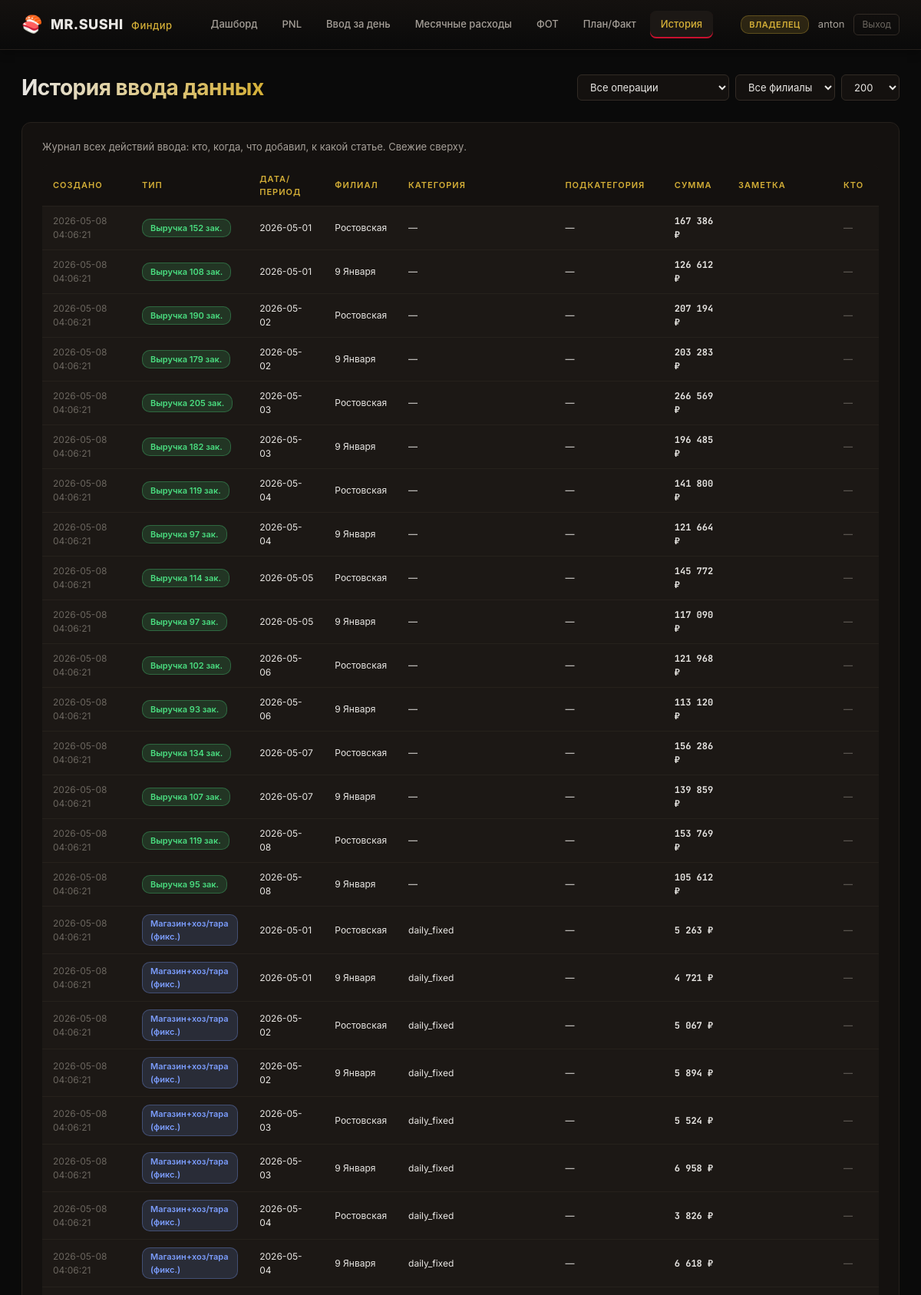
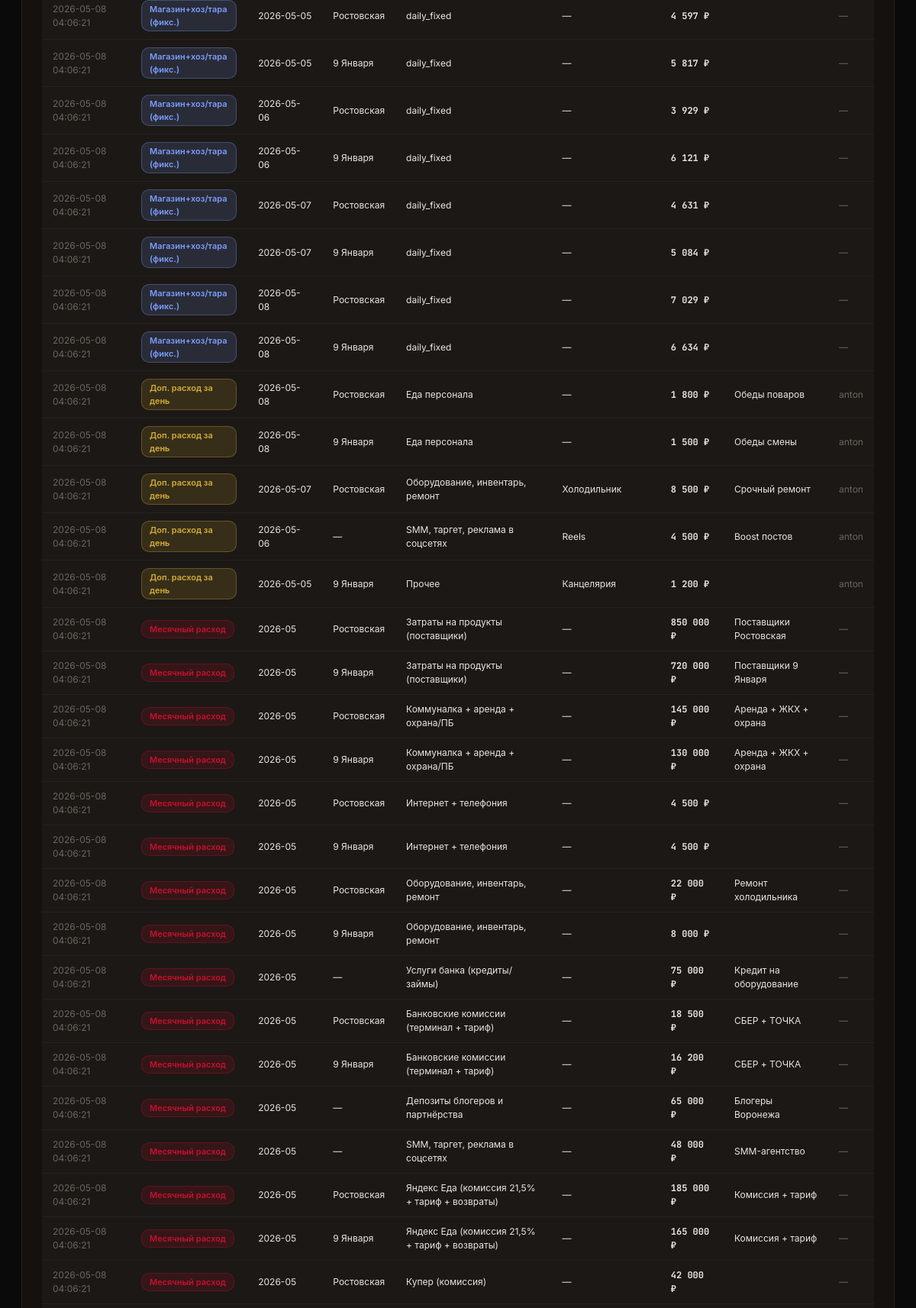
Screenshot of /history (signed in, upper part) with the database file from the repository (2 pictures, top to bottom).
### tables this page shows
CREATE TABLE users (
    id INTEGER PRIMARY KEY AUTOINCREMENT,
    username TEXT UNIQUE NOT NULL,
    pw_hash TEXT NOT NULL,
    role TEXT NOT NULL CHECK(role IN ('owner','manager')),
    branch_id INTEGER REFERENCES branches(id),
    tg_user_id INTEGER UNIQUE,
    created_at TEXT DEFAULT (datetime('now'))
);

CREATE TABLE daily_revenue (
    id INTEGER PRIMARY KEY AUTOINCREMENT,
    date TEXT NOT NULL,
    branch_id INTEGER NOT NULL REFERENCES branches(id),
    revenue_delivery REAL DEFAULT 0,
    revenue_pickup REAL DEFAULT 0,
    orders_delivery INTEGER DEFAULT 0,
    orders_pickup INTEGER DEFAULT 0,
    created_by INTEGER REFERENCES users(id),
    created_at TEXT DEFAULT (datetime('now')),
    UNIQUE(date, branch_id)
);

CREATE TABLE branches (
    id INTEGER PRIMARY KEY,
    name TEXT NOT NULL UNIQUE,
    slug TEXT NOT NULL UNIQUE
);

### main.py (the view)
@app.get("/history", response_class=HTMLResponse)
async def history_page(request: Request, kind: str | None = None,
                        branch_id: str | None = None, limit: int = 200):
    user = _require_session(request)
    if not user:
        return auth.redirect_login()
    bid = int(branch_id) if branch_id and branch_id != "all" else None
    events = db.audit_log(limit=limit, kind=kind or None, branch_id=bid)
    return templates.TemplateResponse(
        request=request, name="history.html",
        context=_ctx(request, user, events=events, kind=kind or "",
                     branch_id=bid, limit=limit),
    )

### templates/history.html (shortened to what this page needs)
{% extends "base.html" %}
{% block content %}
<div class="page-header">
    <h1>История ввода данных</h1>
    <form method="GET" action="/history" class="filters">
        <select name="kind" onchange="this.form.submit()">
            <option value="" {% if not kind %}selected{% endif %}>Все операции</option>
        </select>
        <select name="branch_id" onchange="this.form.submit()">
            <option value="all" {% if branch_id is none %}selected{% endif %}>Все филиалы</option>
        </select>
        <select name="limit" onchange="this.form.submit()">
            <option value="200" {% if limit == 200 %}selected{% endif %}>200</option>
        </select>
    </form>
</div>
<div class="section">
    <p class="hint">Журнал всех действий ввода: кто, когда, что добавил, к какой статье. Свежие сверху.</p>
    <table class="data-table history-table">
        <thead>
            <tr>
                <th>Создано</th>
                <th>Тип</th>
                <th>Дата/период</th>
                <th>Филиал</th>
                <th>Категория</th>
                <th>Подкатегория</th>
                <th>Сумма</th>
                <th>Заметка</th>
                <th>Кто</th>
            </tr>
        </thead>
        <tbody>
            {% for e in events %}
            <tr class="ev-{{ e.kind }}">
                <td><span class="muted">{{ e.created_at }}</span></td>
                <td><span class="kind-pill kind-{{ e.kind }}">{{ e.detail }}</span></td>
                <td>{{ e.event_date }}</td>
                <td>{{ e.branch_name or '—' }}</td>
                <td>{% if e.category %}{{ COST_CATEGORIES.get(e.category, EMPLOYEE_CATEGORIES.get(e.category, e.category)) }}{% else %}—{% endif %}</td>
                <td>{{ e.subcategory or '—' }}</td>
                <td><b>{{ "{:,.0f}".format(e.amount).replace(",", " ") }} ₽</b></td>
                <td>{{ e.note or '' }}</td>
                <td><span class="muted">{{ e.created_by_name or '—' }}</span></td>
            </tr>
            {% else %}
            <tr><td colspan="9" class="empty">Нет записей по выбранному фильтру</td></tr>
            {% endfor %}
        </tbody>
    </table>
</div>
{% endblock %}

### templates/base.html (shortened to what this page needs)
<!DOCTYPE html>
<html lang="ru">
<head>
    <link rel="stylesheet" href="/static/theme.css">
</head>
<body>
{% if user %}
<header class="topbar">
    <div class="brand">
        <span class="logo">🍣</span>
        <span class="brand-text">MR.SUSHI <em>Финдир</em></span>
    </div>
    <nav class="nav">
        <a href="/" class="{% if request.url.path == '/' %}active{% endif %}">Дашборд</a>
        <a href="/pnl" class="{% if request.url.path == '/pnl' %}active{% endif %}">PNL</a>
        <a href="/input/daily" class="{% if request.url.path.startswith('/input/daily') %}active{% endif %}">Ввод за день</a>
        {% if is_owner %}
        <a href="/input/monthly" class="{% if request.url.path.startswith('/input/monthly') %}active{% endif %}">Месячные расходы</a>
        <a href="/employees" class="{% if request.url.path.startswith('/employees') %}active{% endif %}">ФОТ</a>
        <a href="/plan-fact" class="{% if request.url.path.startswith('/plan-fact') %}active{% endif %}">План/Факт</a>
        {% endif %}
        <a href="/history" class="{% if request.url.path.startswith('/history') %}active{% endif %}">История</a>
    </nav>
    <div class="user-block">
        <span class="user-role role-{{ user.role }}">{{ "Владелец" if is_owner else "Управляющий" }}</span>
        <span class="user-name">{{ user.username }}</span>
        <a href="/logout" class="logout">Выход</a>
    </div>
</header>
{% endif %}
<main class="main">
    {% block content %}{% endblock %}
</main>
</body>
</html>

### static/theme.css (style rules this page uses)
:root { --bg: #0a0a0a; --bg-2: #14110f; --bg-3: #1c1815; --line: #26211c; --line-2: #322b25; --text: #e8e6e3; --text-dim: #a59f98; --text-muted: #6b665f; --crimson: #c8102e; --crimson-2: #8a1326; --gold: #d4af37; --gold-2: #a37c1c; --green: #4ade80; --red: #f87171; }
* { box-sizing: border-box; }
html, body { margin: 0; padding: 0; background: var(--bg); color: var(--text); font-family: 'Inter', -apple-system, BlinkMacSystemFont, sans-serif; font-size: 14px; line-height: 1.5; }
a { color: var(--gold); text-decoration: none; }
.topbar { display: flex; align-items: center; justify-content: space-between; padding: 14px 28px; background: linear-gradient(180deg, #14110f 0%, #0a0a0a 100%); border-bottom: 1px solid var(--line); box-shadow: 0 2px 12px rgba(0,0,0,0.4); position: sticky; top: 0; z-index: 100; }
.brand { display: flex; align-items: center; gap: 10px; font-weight: 800; font-size: 18px; letter-spacing: 0.5px; }
.logo { font-size: 22px; }
.brand-text { color: var(--text); }
.brand-text em { color: var(--gold); font-style: normal; font-weight: 500; font-size: 13px; margin-left: 6px; }
.nav { display: flex; gap: 4px; }
.nav a { color: var(--text-dim); padding: 8px 14px; border-radius: 8px; font-weight: 500; transition: all 0.15s; font-size: 13px; }
.nav a.active { background: var(--bg-3); color: var(--gold); box-shadow: inset 0 -2px 0 var(--crimson); }
.user-block { display: flex; align-items: center; gap: 12px; font-size: 13px; }
.user-role { padding: 3px 10px; border-radius: 10px; font-size: 11px; font-weight: 600; text-transform: uppercase; letter-spacing: 0.5px; }
.role-owner { background: rgba(212,175,55,0.15); color: var(--gold); border: 1px solid rgba(212,175,55,0.3); }
.user-name { color: var(--text-dim); }
.logout { color: var(--text-muted); font-size: 12px; padding: 4px 10px; border-radius: 6px; border: 1px solid var(--line-2); }
.main { max-width: 1400px; margin: 0 auto; padding: 28px; }
.page-header { display: flex; justify-content: space-between; align-items: center; margin-bottom: 24px; gap: 16px; flex-wrap: wrap; }
.page-header h1 { margin: 0; font-size: 28px; font-weight: 700; letter-spacing: -0.5px; background: linear-gradient(90deg, var(--text), var(--gold)); -webkit-background-clip: text; -webkit-text-fill-color: transparent; background-clip: text; }
.filters { display: flex; gap: 8px; }
.filters input, .filters select { background: var(--bg-2); border: 1px solid var(--line-2); color: var(--text); padding: 7px 12px; border-radius: 6px; font-size: 13px; font-family: inherit; }
.section { background: var(--bg-2); border: 1px solid var(--line); border-radius: 12px; padding: 22px 26px; margin-bottom: 22px; }
.data-table { width: 100%; border-collapse: collapse; background: var(--bg-3); border-radius: 8px; overflow: hidden; font-size: 13px; }
.data-table th, .data-table td { padding: 10px 14px; text-align: left; border-bottom: 1px solid var(--line); }
.data-table thead th { background: var(--bg-2); color: var(--gold); font-weight: 600; font-size: 11px; text-transform: uppercase; letter-spacing: 1px; }
.data-table b { font-family: 'JetBrains Mono', monospace; }
.history-table { font-size: 12px; }
.history-table .muted { color: var(--text-muted); }
.kind-pill { display: inline-block; padding: 3px 10px; border-radius: 10px; font-size: 11px; font-weight: 600; }
.kind-revenue { background: rgba(74,222,128,0.15); color: var(--green); border: 1px solid rgba(74,222,128,0.3); }
.kind-expense { background: rgba(124,158,255,0.15); color: #7c9eff; border: 1px solid rgba(124,158,255,0.3); }
.kind-extra { background: rgba(212,175,55,0.15); color: var(--gold); border: 1px solid rgba(212,175,55,0.3); }
.kind-monthly { background: rgba(200,16,46,0.15); color: var(--crimson); border: 1px solid rgba(200,16,46,0.3); }
.hint { color: var(--text-dim); font-size: 13px; margin: 0 0 14px; }
.muted { color: var(--text-muted); }

### rows the page displays
users: username "anton", created_at "2026-05-08 04:06:21", detail "Доп. расход за день", event_date "2026-05-08", name "Ростовская", get "Еда персонала", subcategory "—", amount "1 800", note "Обеды поваров", name "9 Января", amount "1 500", note "Обеды смены", event_date "2026-05-07", get "Оборудование, инвентарь, ремонт", subcategory "Холодильник", amount "8 500", note "Срочный ремонт", event_date "2026-05-06", branch_name "—", get "SMM, таргет, реклама в соцсетях", subcategory "Reels", amount "4 500", note "Boost постов", event_date "2026-05-05", get "Прочее", subcategory "Канцелярия", amount "1 200"
daily_revenue: created_at "2026-05-08 04:06:21", detail "Выручка 152 зак.", event_date "2026-05-01", name "Ростовская", subcategory "—", amount "167 386", created_by_name "—", detail "Магазин+хоз/тара (фикс.)", get "daily_fixed", amount "5 263"
daily_revenue: created_at "2026-05-08 04:06:21", detail "Выручка 108 зак.", event_date "2026-05-01", name "9 Января", subcategory "—", amount "126 612", created_by_name "—", detail "Магазин+хоз/тара (фикс.)", get "daily_fixed", amount "4 721"
daily_revenue: created_at "2026-05-08 04:06:21", detail "Выручка 190 зак.", event_date "2026-05-02", name "Ростовская", subcategory "—", amount "207 194", created_by_name "—", detail "Магазин+хоз/тара (фикс.)", get "daily_fixed", amount "5 067"
daily_revenue: created_at "2026-05-08 04:06:21", detail "Выручка 179 зак.", event_date "2026-05-02", name "9 Января", subcategory "—", amount "203 283", created_by_name "—", detail "Магазин+хоз/тара (фикс.)", get "daily_fixed", amount "5 894"
daily_revenue: created_at "2026-05-08 04:06:21", detail "Выручка 205 зак.", event_date "2026-05-03", name "Ростовская", subcategory "—", amount "266 569", created_by_name "—", detail "Магазин+хоз/тара (фикс.)", get "daily_fixed", amount "5 524"
daily_revenue: created_at "2026-05-08 04:06:21", detail "Выручка 182 зак.", event_date "2026-05-03", name "9 Января", subcategory "—", amount "196 485", created_by_name "—", detail "Магазин+хоз/тара (фикс.)", get "daily_fixed", amount "6 958"
daily_revenue: created_at "2026-05-08 04:06:21", detail "Выручка 119 зак.", event_date "2026-05-04", name "Ростовская", subcategory "—", amount "141 800", created_by_name "—", detail "Магазин+хоз/тара (фикс.)", get "daily_fixed", amount "3 826"
daily_revenue: created_at "2026-05-08 04:06:21", detail "Выручка 97 зак.", event_date "2026-05-04", name "9 Января", subcategory "—", amount "121 664", created_by_name "—", detail "Магазин+хоз/тара (фикс.)", get "daily_fixed", amount "6 618"
daily_revenue: created_at "2026-05-08 04:06:21", detail "Выручка 114 зак.", event_date "2026-05-05", name "Ростовская", subcategory "—", amount "145 772", created_by_name "—", detail "Магазин+хоз/тара (фикс.)", get "daily_fixed", amount "4 597"
daily_revenue: created_at "2026-05-08 04:06:21", detail "Выручка 97 зак.", event_date "2026-05-05", name "9 Января", subcategory "—", amount "117 090", created_by_name "—", detail "Магазин+хоз/тара (фикс.)", get "daily_fixed", amount "5 817"
daily_revenue: created_at "2026-05-08 04:06:21", detail "Выручка 102 зак.", event_date "2026-05-06", name "Ростовская", subcategory "—", amount "121 968", created_by_name "—", detail "Магазин+хоз/тара (фикс.)", get "daily_fixed", amount "3 929"
daily_revenue: created_at "2026-05-08 04:06:21", detail "Выручка 93 зак.", event_date "2026-05-06", name "9 Января", subcategory "—", amount "113 120", created_by_name "—", detail "Магазин+хоз/тара (фикс.)", get "daily_fixed", amount "6 121"
daily_revenue: created_at "2026-05-08 04:06:21", detail "Выручка 134 зак.", event_date "2026-05-07", name "Ростовская", subcategory "—", amount "156 286", created_by_name "—", detail "Магазин+хоз/тара (фикс.)", get "daily_fixed", amount "4 631"
daily_revenue: created_at "2026-05-08 04:06:21", detail "Выручка 107 зак.", event_date "2026-05-07", name "9 Января", subcategory "—", amount "139 859", created_by_name "—", detail "Магазин+хоз/тара (фикс.)", get "daily_fixed", amount "5 084"
daily_revenue: created_at "2026-05-08 04:06:21", detail "Выручка 119 зак.", event_date "2026-05-08", name "Ростовская", subcategory "—", amount "153 769", created_by_name "—", detail "Магазин+хоз/тара (фикс.)", get "daily_fixed", amount "7 029"
daily_revenue: created_at "2026-05-08 04:06:21", detail "Выручка 95 зак.", event_date "2026-05-08", name "9 Января", subcategory "—", amount "105 612", created_by_name "—", detail "Магазин+хоз/тара (фикс.)", get "daily_fixed", amount "6 634"
branches: created_at "2026-05-08 04:06:21", detail "Месячный расход", event_date "2026-05", name "Ростовская", get "Затраты на продукты (поставщики)", subcategory "—", amount "850 000", note "Поставщики Ростовская", created_by_name "—", get "Коммуналка + аренда + охрана/ПБ", amount "145 000", note "Аренда + ЖКХ + охрана", get "Интернет + телефония", amount "4 500", get "Оборудование, инвентарь, ремонт", amount "22 000", note "Ремонт холодильника", get "Банковские комиссии (терминал + тариф)", amount "18 500", note "СБЕР + ТОЧКА", get "Яндекс Еда (комиссия 21,5% + тариф + возвраты)", amount "185 000", note "Комиссия + тариф", get "Купер (комиссия)", amount "42 000"
branches: created_at "2026-05-08 04:06:21", detail "Месячный расход", event_date "2026-05", name "9 Января", get "Затраты на продукты (поставщики)", subcategory "—", amount "720 000", note "Поставщики 9 Января", created_by_name "—", get "Коммуналка + аренда + охрана/ПБ", amount "130 000", note "Аренда + ЖКХ + охрана", get "Интернет + телефония", amount "4 500", get "Оборудование, инвентарь, ремонт", amount "8 000", get "Банковские комиссии (терминал + тариф)", amount "16 200", note "СБЕР + ТОЧКА", get "Яндекс Еда (комиссия 21,5% + тариф + возвраты)", amount "165 000", note "Комиссия + тариф"

### other values shown
{{ "Владелец" if is_owner else "Управляющий" }} "ВЛАДЕЛЕЦ"
{{ e.created_at }} "2026-05-08 04:06:21" "2026-05-08 04:06:21" "2026-05-08 04:06:21"
{{ e.detail }} "Месячный расход" "Месячный расход" "Месячный расход"
{{ e.event_date }} "2026-05" "2026-05" "2026-05"
{{ e.branch_name or '—' }} "—" "—" "—"
{{ e.subcategory or '—' }} "—" "—" "—"
{{ "{:,.0f}".format(e.amount).replace(",", " ") }} "75 000" "65 000" "48 000"
{{ e.note or '' }} "Кредит на оборудование" "Блогеры Воронежа" "SMM-агентство"
{{ e.created_by_name or '—' }} "—" "—" "—"
